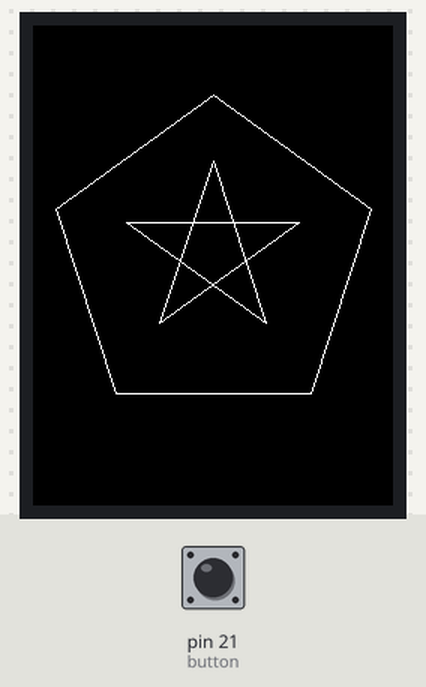
Simulated run of this program. Board: MicroPython board. Shown: 240×320 colour display. Inputs (shaded band) come from the test bench; at power-on: pin 21 (button) HIGH. Library files of the repository ran but are not shown: ili9341_init.py, ili9341_clear.py.

Above: at 0.9 s.
At 2.1 s:
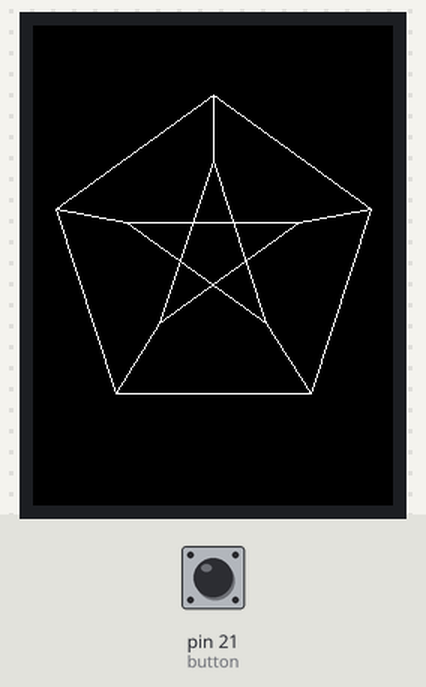
2.2 s: pin 21 (button) pulled LOW for 0.15 s
At 2.49 s:
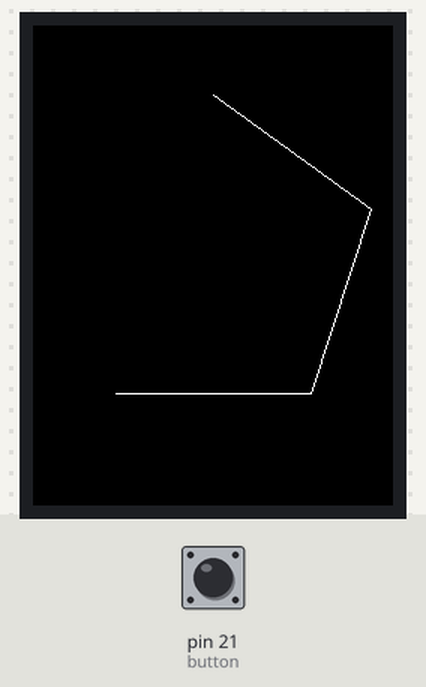
Timing chart, 0 to 5.2 s (numbered marks = the images above; inputs shaded):
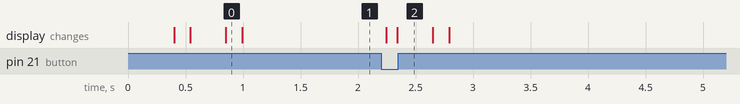

Measured:
- after the input at 2.2 s, the display: first changes after 0.05 s (image 2 shows a later state)

The program:

main.py
```python
from machine import Pin, SPI
import time
from petersen_graph import petersen_graph
from ili9341_init import ili9341_init
from ili9341_clear import ili9341_clear


spi = SPI(0, baudrate=51200000, sck=Pin(18), mosi=Pin(19))
cs = Pin(28, Pin.OUT, value=1)
dc = Pin(22, Pin.OUT, value=0)
rst = Pin(27, Pin.OUT, value=1)


'''ili9341初期化'''
#reset
rst(0)
time.sleep(.05)
rst(1)
time.sleep(.05)

# Send initialization commands
ili9341_init(spi, cs, dc)

# clear
ili9341_clear(spi, cs, dc)


'''ペテルセングラフを描画'''
petersen_graph(spi, cs, dc)


"""ボタンによる再描画"""
button = Pin(21, Pin.IN, Pin.PULL_UP)
try:
    while True:
        if button.value() == 0:
            # clear
            ili9341_clear(spi, cs, dc)
            # draw petersen graph
            petersen_graph(spi, cs, dc)
            time.sleep(0.5)

except KeyboardInterrupt:
    print("プログラムを終了")
```

petersen_graph.py
```python
'''ペテルセングラフの描画'''
SET_COLUMN = const(0x2A)  # Column address set
SET_PAGE = const(0x2B)  # Page address set
WRITE_RAM = const(0x2C)  # Memory write

pentagon_points = [
    (120, 46), (225, 122), (185, 245), (55, 245), (15, 122)
]

star_points = [
    (120, 90), (177,131), (155,198), (84,198), (62, 131)
]

color = 65535
def petersen_graph(spi, cs, dc):
    # 正五角形の描画
    i = 0
    while i < 5:
        x1, y1 = pentagon_points[i]
        x2, y2 = pentagon_points[(i + 1) % 5]


        # horizontal line
        if i == 2:
            x1, x2 = x2, x1
            line = color.to_bytes(2, 'big') * (x2 - x1 + 1)

            dc(0)
            cs(0)
            spi.write(bytearray([SET_COLUMN]))
            cs(1)

            dc(1)
            cs(0)
            spi.write(bytearray([x1 >> 8, x1 & 0xff, x2 >> 8, x2 & 0xff]))
            cs(1)


            dc(0)
            cs(0)
            spi.write(bytearray([SET_PAGE]))
            cs(1)

            dc(1)
            cs(0)
            spi.write(bytearray([y1 >> 8, y1 & 0xff, y1 >> 8, y1 & 0xff]))
            cs(1)


            dc(0)
            cs(0)
            spi.write(bytearray([WRITE_RAM]))
            cs(1)


            dc(1)
            cs(0)
            spi.write(bytearray(line))
            cs(1)


        # Changes in x, y
        dx = x2 - x1
        dy = y2 - y1
        # Determine how steep the line is
        is_steep = abs(dy) > abs(dx)
        # Rotate line
        if is_steep:
            x1, y1 = y1, x1
            x2, y2 = y2, x2
        # Swap start and end points if necessary
        if x1 > x2:
            x1, x2 = x2, x1
            y1, y2 = y2, y1
        # Recalculate differentials
        dx = x2 - x1
        dy = y2 - y1
        # Calculate error
        error = dx >> 1
        ystep = 1 if y1 < y2 else -1
        y = y1
        x = x1
        while x <= x2:
            # Had to reverse HW ????
            if not is_steep:
                dc(0)
                cs(0)
                spi.write(bytearray([SET_COLUMN]))
                cs(1)

                dc(1)
                cs(0)
                spi.write(bytearray([x >> 8, x & 0xff, x >> 8, x & 0xff]))
                cs(1)


                dc(0)
                cs(0)
                spi.write(bytearray([SET_PAGE]))
                cs(1)

                dc(1)
                cs(0)
                spi.write(bytearray([y >> 8, y & 0xff, y >> 8, y & 0xff]))
                cs(1)


                dc(0)
                cs(0)
                spi.write(bytearray([WRITE_RAM]))
                cs(1)


                dc(1)
                cs(0)
                spi.write(color.to_bytes(2, 'big'))
                cs(1)


            else:
                dc(0)
                cs(0)
                spi.write(bytearray([SET_COLUMN]))
                cs(1)

                dc(1)
                cs(0)
                spi.write(bytearray([y >> 8, y & 0xff, y >> 8, y & 0xff]))
                cs(1)


                dc(0)
                cs(0)
                spi.write(bytearray([SET_PAGE]))
                cs(1)

                dc(1)
                cs(0)
                spi.write(bytearray([x >> 8, x & 0xff, x >> 8, x & 0xff]))
                cs(1)


                dc(0)
                cs(0)
                spi.write(bytearray([WRITE_RAM]))
                cs(1)


                dc(1)
                cs(0)
                spi.write(color.to_bytes(2, 'big'))
                cs(1)

            error -= abs(dy)
            if error < 0:
                y += ystep
                error += dx

            x += 1

        i += 1


    # 星の描画
    i = 0
    while i < 5:
        x1, y1 = star_points[i]
        x2, y2 = star_points[(i + 2) % 5]


        # horizontal line
        if i == 4:
            line = color.to_bytes(2, 'big') * (x2 - x1 + 1)

            dc(0)
            cs(0)
            spi.write(bytearray([SET_COLUMN]))
            cs(1)

            dc(1)
            cs(0)
            spi.write(bytearray([x1 >> 8, x1 & 0xff, x2 >> 8, x2 & 0xff]))
            cs(1)


            dc(0)
            cs(0)
            spi.write(bytearray([SET_PAGE]))
            cs(1)

            dc(1)
            cs(0)
            spi.write(bytearray([y1 >> 8, y1 & 0xff, y1 >> 8, y1 & 0xff]))
            cs(1)


            dc(0)
            cs(0)
            spi.write(bytearray([WRITE_RAM]))
            cs(1)


            dc(1)
            cs(0)
            spi.write(bytearray(line))
            cs(1)


        # Changes in x, y
        dx = x2 - x1
        dy = y2 - y1
        # Determine how steep the line is
        is_steep = abs(dy) > abs(dx)
        # Rotate line
        if is_steep:
            x1, y1 = y1, x1
            x2, y2 = y2, x2
        # Swap start and end points if necessary
        if x1 > x2:
            x1, x2 = x2, x1
            y1, y2 = y2, y1
        # Recalculate differentials
        dx = x2 - x1
        dy = y2 - y1
        # Calculate error
        error = dx >> 1
        ystep = 1 if y1 < y2 else -1
        y = y1
        x = x1
        while x <= x2:
            # Had to reverse HW ????
            if not is_steep:
                dc(0)
                cs(0)
                spi.write(bytearray([SET_COLUMN]))
                cs(1)

                dc(1)
                cs(0)
                spi.write(bytearray([x >> 8, x & 0xff, x >> 8, x & 0xff]))
                cs(1)


                dc(0)
                cs(0)
                spi.write(bytearray([SET_PAGE]))
                cs(1)

                dc(1)
                cs(0)
                spi.write(bytearray([y >> 8, y & 0xff, y >> 8, y & 0xff]))
                cs(1)


                dc(0)
                cs(0)
                spi.write(bytearray([WRITE_RAM]))
                cs(1)


                dc(1)
                cs(0)
                spi.write(color.to_bytes(2, 'big'))
                cs(1)


            else:
                dc(0)
                cs(0)
                spi.write(bytearray([SET_COLUMN]))
                cs(1)

                dc(1)
                cs(0)
                spi.write(bytearray([y >> 8, y & 0xff, y >> 8, y & 0xff]))
                cs(1)


                dc(0)
                cs(0)
                spi.write(bytearray([SET_PAGE]))
                cs(1)

                dc(1)
                cs(0)
                spi.write(bytearray([x >> 8, x & 0xff, x >> 8, x & 0xff]))
                cs(1)


                dc(0)
                cs(0)
                spi.write(bytearray([WRITE_RAM]))
                cs(1)


                dc(1)
                cs(0)
                spi.write(color.to_bytes(2, 'big'))
                cs(1)

            error -= abs(dy)
            if error < 0:
                y += ystep
                error += dx

            x += 1


        i += 1


    # 正五角形と星の各頂点をつなげる
    i = 0
    while i < 5:
        x1, y1 = pentagon_points[i]
        x2, y2 = star_points[i]


        # vertical line
        if i == 0:
            line = color.to_bytes(2, 'big') * (y2 - y1 + 1)

            dc(0)
            cs(0)
            spi.write(bytearray([SET_COLUMN]))
            cs(1)

            dc(1)
            cs(0)
            spi.write(bytearray([x1 >> 8, x1 & 0xff, x1 >> 8, x1 & 0xff]))
            cs(1)


            dc(0)
            cs(0)
            spi.write(bytearray([SET_PAGE]))
            cs(1)

            dc(1)
            cs(0)
            spi.write(bytearray([y1 >> 8, y1 & 0xff, y2 >> 8, y2 & 0xff]))
            cs(1)


            dc(0)
            cs(0)
            spi.write(bytearray([WRITE_RAM]))
            cs(1)


            dc(1)
            cs(0)
            spi.write(bytearray(line))
            cs(1)


        # Changes in x, y
        dx = x2 - x1
        dy = y2 - y1
        # Determine how steep the line is
        is_steep = abs(dy) > abs(dx)
        # Rotate line
        if is_steep:
            x1, y1 = y1, x1
            x2, y2 = y2, x2
        # Swap start and end points if necessary
        if x1 > x2:
            x1, x2 = x2, x1
            y1, y2 = y2, y1
        # Recalculate differentials
        dx = x2 - x1
        dy = y2 - y1
        # Calculate error
        error = dx >> 1
        ystep = 1 if y1 < y2 else -1
        y = y1
        x = x1
        while x <= x2:
            # Had to reverse HW ????
            if not is_steep:
                dc(0)
                cs(0)
                spi.write(bytearray([SET_COLUMN]))
                cs(1)

                dc(1)
                cs(0)
                spi.write(bytearray([x >> 8, x & 0xff, x >> 8, x & 0xff]))
                cs(1)


                dc(0)
                cs(0)
                spi.write(bytearray([SET_PAGE]))
                cs(1)

                dc(1)
                cs(0)
                spi.write(bytearray([y >> 8, y & 0xff, y >> 8, y & 0xff]))
                cs(1)


                dc(0)
                cs(0)
                spi.write(bytearray([WRITE_RAM]))
                cs(1)


                dc(1)
                cs(0)
                spi.write(color.to_bytes(2, 'big'))
                cs(1)


            else:
                dc(0)
                cs(0)
                spi.write(bytearray([SET_COLUMN]))
                cs(1)

                dc(1)
                cs(0)
                spi.write(bytearray([y >> 8, y & 0xff, y >> 8, y & 0xff]))
                cs(1)


                dc(0)
                cs(0)
                spi.write(bytearray([SET_PAGE]))
                cs(1)

                dc(1)
                cs(0)
                spi.write(bytearray([x >> 8, x & 0xff, x >> 8, x & 0xff]))
                cs(1)


                dc(0)
                cs(0)
                spi.write(bytearray([WRITE_RAM]))
                cs(1)


                dc(1)
                cs(0)
                spi.write(color.to_bytes(2, 'big'))
                cs(1)

            error -= abs(dy)
            if error < 0:
                y += ystep
                error += dx

            x += 1


        i += 1
```
